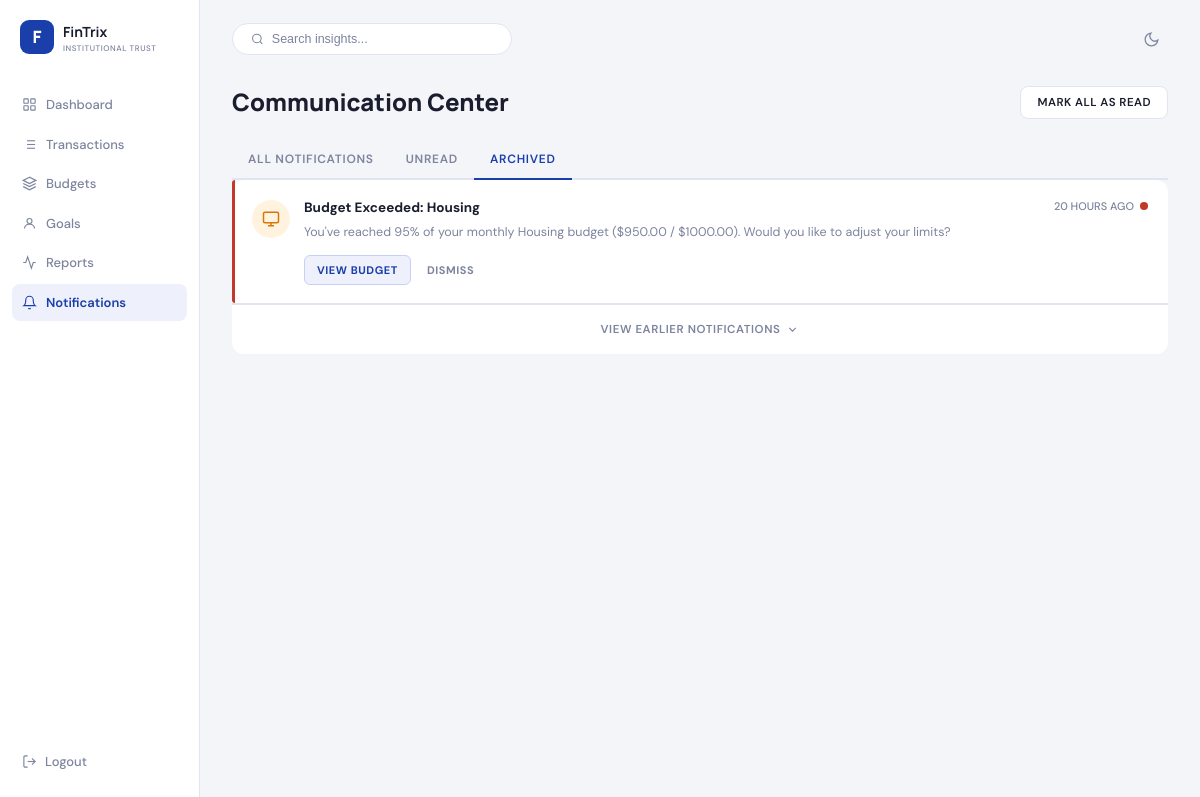
The app's page /notifications/?tab=archived with its own data.
### notifications/models.py (models this page shows, shortened)
class Notification(models.Model):
    NOTIFICATION_TYPES = [
        ("budget",      "Budget Warning"),
        ("transaction", "Transaction"),
        ("security",    "Security"),
        ("system",      "System"),
    ]
    category_budget = models.ForeignKey(
        CategoryBudget,
        on_delete=models.CASCADE,
        related_name="notifications",
        null=True,
        blank=True,   # security/system notifications have no budget link
    )
    notification_type = models.CharField(
        max_length=20,
        choices=NOTIFICATION_TYPES,
        default="budget",
    )
    title   = models.CharField(max_length=255)
    message = models.TextField()
    is_read = models.BooleanField(default=False)
    is_archived = models.BooleanField(default=False)
    created_at = models.DateTimeField(auto_now_add=True)
    class Meta:
        ordering = ["-created_at"]

### notifications/views.py (the view)
# urls.py: path("", views.notification_center, name="notification_center"),
def notification_center(request):
    for cb in CategoryBudget.objects.select_related("category").all():
        NotificationController.check_threshold(cb)
    tab = request.GET.get("tab", "all")   # all | unread | archived
    all_qs      = Notification.objects.select_related("category_budget__category")
    unread_qs   = all_qs.filter(is_read=False, is_archived=False)
    archived_qs = all_qs.filter(is_archived=True)
    if tab == "unread":
        notifications = list(unread_qs)
    elif tab == "archived":
        notifications = list(archived_qs)
    else:
        notifications = list(all_qs.filter(is_archived=False))
    _annotate_time(notifications)
    context = {
        "notifications":    notifications,
        "has_notifications": len(notifications) > 0,
        "unread_count":     unread_qs.count(),
        "archived_count":   archived_qs.count(),
        "active_tab":       tab,
    }
    return render(request, "notifications.html", context)

### notifications/models.py (called while the page is built, shortened)
    @classmethod
    def check_threshold(cls, cb: CategoryBudget) -> None:
        if cb.limit <= 0:
            return
        percentage_used = (cb.spent_amount / cb.limit) * 100

### notifications/views.py (called while the page is built)
def _annotate_time(notifications):
    now = timezone.now()
    result = []
    for n in notifications:
        delta = now - n.created_at
        if delta.total_seconds() < 3600:
            time_label = f"{int(delta.total_seconds() // 60)} MIN AGO"
        elif delta.total_seconds() < 86400:
            time_label = f"{int(delta.total_seconds() // 3600)} HOURS AGO"
        elif delta.days == 1:
            time_label = "YESTERDAY"
        else:
            time_label = f"{delta.days} DAYS AGO"
        n.time_label = time_label
    return notifications

### notifications/templates/notifications.html (shortened to what this page needs)
{% load static %}
<!DOCTYPE html>
<html lang="en">
<head>
  <link rel="stylesheet" href="{% static 'css/style-notifications.css' %}" />
</head>
<body>
<div class="app">
  <aside class="sidebar">
    <div class="logo">
      <div class="logo-icon">F</div>
      <div>
        <div class="logo-name">FinTrix</div>
        <div class="logo-sub">INSTITUTIONAL TRUST</div>
      </div>
    </div>
    <nav class="nav">
      <a href="/" class="nav-item">
        <svg class="ni" viewBox="0 0 24 24" fill="none" stroke="currentColor" stroke-width="1.8"><rect x="3" y="3" width="7" height="7" rx="1"/><rect x="14" y="3" width="7" height="7" rx="1"/><rect x="3" y="14" width="7" height="7" rx="1"/><rect x="14" y="14" width="7" height="7" rx="1"/></svg>
        Dashboard
      </a>
      <a href="/transactions/" class="nav-item">
        Transactions
      </a>
      <a href="{% url 'budget_dashboard' %}" class="nav-item">
        <svg class="ni" viewBox="0 0 24 24" fill="none" stroke="currentColor" stroke-width="1.8"><path d="M12 2L2 7l10 5 10-5-10-5z"/><path d="M2 17l10 5 10-5"/><path d="M2 12l10 5 10-5"/></svg>
        Budgets
      </a>
      <a href="#" class="nav-item">
        <svg class="ni" viewBox="0 0 24 24" fill="none" stroke="currentColor" stroke-width="1.8"><circle cx="12" cy="8" r="4"/><path d="M4 20c0-4 3.6-7 8-7s8 3 8 7"/></svg>
        Goals
      </a>
      <a href="#" class="nav-item">
        <svg class="ni" viewBox="0 0 24 24" fill="none" stroke="currentColor" stroke-width="1.8"><polyline points="22 12 18 12 15 21 9 3 6 12 2 12"/></svg>
        Reports
      </a>
      <a href="{% url 'notification_center' %}" class="nav-item active">
        <svg class="ni" viewBox="0 0 24 24" fill="none" stroke="currentColor" stroke-width="1.8"><path d="M18 8A6 6 0 0 0 6 8c0 7-3 9-3 9h18s-3-2-3-9"/><path d="M13.73 21a2 2 0 0 1-3.46 0"/></svg>
        Notifications
      </a>
    </nav>
    <a href="#" class="sidebar-logout">
      <svg viewBox="0 0 24 24" fill="none" stroke="currentColor" stroke-width="1.8" width="15" height="15"><path d="M9 21H5a2 2 0 0 1-2-2V5a2 2 0 0 1 2-2h4"/><polyline points="16 17 21 12 16 7"/><line x1="21" y1="12" x2="9" y2="12"/></svg>
      Logout
    </a>
  </aside>
  <main class="main">
    <div class="topbar">
      <div class="search-box">
        <svg viewBox="0 0 24 24" fill="none" stroke="currentColor" stroke-width="2" width="14" height="14"><circle cx="11" cy="11" r="8"/><line x1="21" y1="21" x2="16.65" y2="16.65"/></svg>
        <input type="text" id="searchInput" placeholder="Search insights..." />
      </div>
      <div class="topbar-right">
        <button class="tb-icon">
          <svg viewBox="0 0 24 24" fill="none" stroke="currentColor" stroke-width="1.8" width="17" height="17"><path d="M21 12.79A9 9 0 1 1 11.21 3a7 7 0 0 0 9.79 9.79z"/></svg>
        </button>
      </div>
    </div>
    <div class="page-header">
      <h1 class="page-title">Communication Center</h1>
      <form method="POST" action="{% url 'mark_all_as_read' %}">
        <button type="submit" class="btn-outline">MARK ALL AS READ</button>
      </form>
    </div>
    <div class="tabs">
      <a href="?tab=all"
         class="tab {% if active_tab == 'all' %}active{% endif %}">
        ALL NOTIFICATIONS
      </a>
      <a href="?tab=unread"
         class="tab {% if active_tab == 'unread' %}active{% endif %}">
        UNREAD
      </a>
      <a href="?tab=archived"
         class="tab {% if active_tab == 'archived' %}active{% endif %}">
        ARCHIVED
      </a>
    </div>
    <div class="notif-list" id="notifList">
      {% if has_notifications %}
        {% for notif in notifications %}
        <div class="notif-item {% if not notif.is_read %}notif-unread{% endif %} notif-{{ notif.notification_type }}"
             data-id="{{ notif.id }}"
             data-title="{{ notif.title|lower }}">
          <div class="notif-accent"></div>
          <div class="notif-ico notif-ico-{{ notif.notification_type }}">
            {% if notif.notification_type == "security" %}
              <svg viewBox="0 0 24 24" fill="none" stroke="currentColor" stroke-width="2" width="18" height="18"><path d="M10.29 3.86L1.82 18a2 2 0 0 0 1.71 3h16.94a2 2 0 0 0 1.71-3L13.71 3.86a2 2 0 0 0-3.42 0z"/><line x1="12" y1="9" x2="12" y2="13"/><line x1="12" y1="17" x2="12.01" y2="17"/></svg>
            {% elif notif.notification_type == "budget" %}
              <svg viewBox="0 0 24 24" fill="none" stroke="currentColor" stroke-width="2" width="18" height="18"><rect x="2" y="3" width="20" height="14" rx="2"/><line x1="8" y1="21" x2="16" y2="21"/><line x1="12" y1="17" x2="12" y2="21"/></svg>
            {% elif notif.notification_type == "transaction" %}
              <svg viewBox="0 0 24 24" fill="none" stroke="currentColor" stroke-width="2" width="18" height="18"><polyline points="17 1 21 5 17 9"/><path d="M3 11V9a4 4 0 0 1 4-4h14"/><polyline points="7 23 3 19 7 15"/><path d="M21 13v2a4 4 0 0 1-4 4H3"/></svg>
            {% else %}
              <svg viewBox="0 0 24 24" fill="none" stroke="currentColor" stroke-width="2" width="18" height="18"><circle cx="12" cy="12" r="10"/><line x1="12" y1="8" x2="12" y2="12"/><line x1="12" y1="16" x2="12.01" y2="16"/></svg>
            {% endif %}
          </div>
          <div class="notif-body">
            <div class="notif-top">
              <p class="notif-title">{{ notif.title }}</p>
              <div class="notif-meta">
                <span class="notif-time">{{ notif.time_label }}</span>
                {% if not notif.is_read %}
                <span class="notif-dot"></span>
                {% endif %}
              </div>
            </div>
            <p class="notif-msg">{{ notif.message }}</p>
            <div class="notif-actions">
              {% if notif.notification_type == "security" %}
                <form method="POST" action="{% url 'mark_as_read' notif.id %}" style="display:inline">
                  {% csrf_token %}
                  <button type="submit" class="act-btn act-primary">SECURE ACCOUNT</button>
                </form>
                <form method="POST" action="{% url 'mark_as_read' notif.id %}" style="display:inline">
                  {% csrf_token %}
                  <button type="submit" class="act-btn act-ghost">I RECOGNIZE THIS</button>
                </form>
              {% elif notif.notification_type == "budget" and notif.category_budget %}
                <a href="{% url 'navigate_to_budget' notif.id %}" class="act-btn act-primary">VIEW BUDGET</a>
                <form method="POST" action="{% url 'archive_notification' notif.id %}" style="display:inline">
                  <button type="submit" class="act-btn act-ghost">DISMISS</button>
                </form>
              {% else %}
                <form method="POST" action="{% url 'mark_as_read' notif.id %}" style="display:inline">
                  {% csrf_token %}
                  <button type="submit" class="act-btn act-ghost">MARK AS READ</button>
                </form>
              {% endif %}
            </div>
          </div>
        </div>
        {% endfor %}
        <div class="view-earlier">
          <span>VIEW EARLIER NOTIFICATIONS</span>
          <svg viewBox="0 0 24 24" fill="none" stroke="currentColor" stroke-width="2" width="13" height="13"><polyline points="6 9 12 15 18 9"/></svg>
        </div>
      {% endif %}
    </div>
  </main>
</div>
</body>
</html>

### records on screen
Notification: notification_type "budget" (drawn), title "Budget Exceeded: Housing", time_label "20 HOURS AGO", is_read False (drawn), message "You've reached 95% of your monthly Housing budget ($950.00 / $1000.00). Would you like to adjust your limits?"
